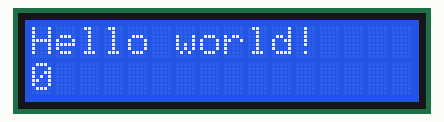
Simulated run of this sketch. Board: Arduino Uno, built with avr-gcc and run on an emulated ATmega328P. Parts: 16×2 character LCD.

Above: at 0.1 s.
At 4.1 s:
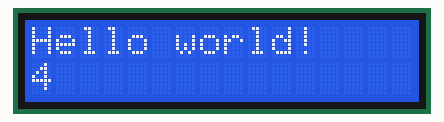
At 9.1 s:
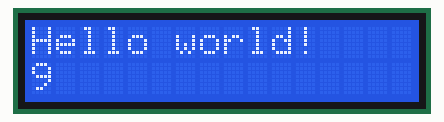
At 19.1 s:
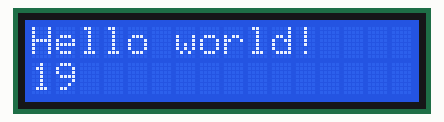
At 29.1 s:
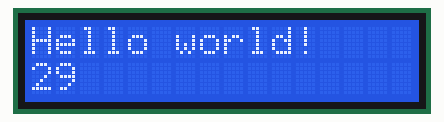
At 39.1 s:
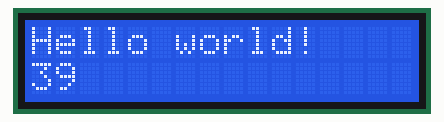

Measured:
- what the display in image 1 shows lasts 1.0 s, from 4.0 s to 5.0 s

The sketch:

LcdI2c.ino
```cpp
#include <LiquidCrystal_I2C.h> // Library for LCD

LiquidCrystal_I2C lcd(0x27, 16, 2);

void setup() {
  lcd.init();
  lcd.backlight();
  lcd.setCursor(0, 0);
  lcd.print("Hello world!");
}

void loop() {
  lcd.setCursor(0, 1);
  lcd.print(millis() / 1000);
}
```
